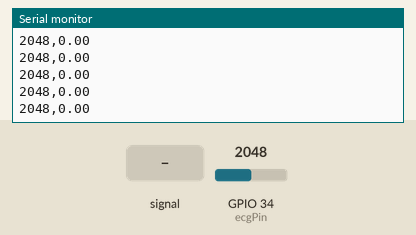
Bench run of a sketch on a simulated ESP32. On the bench: the last lines printed to the serial monitor. The test bench sets the inputs (shaded band); at power-on: GPIO 34 (ecgPin) = 2048.

Above: at 1.2 s.
1.3 s: GPIO 34 (ecgPin) fed a 200 Hz sine of ±327 counts around its level
At 2.1 s:
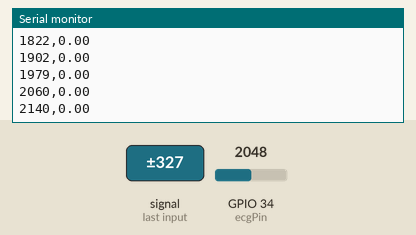
2.8 s: GPIO 34 (ecgPin) set to 2866
At 3.3 s:
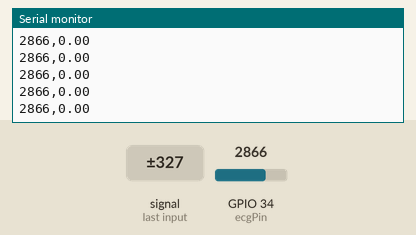
4.3 s: GPIO 34 (ecgPin) fed a 1000 Hz sine of ±1023 counts around its level
5.8 s: GPIO 34 (ecgPin) set to 2047
At 6.8 s:
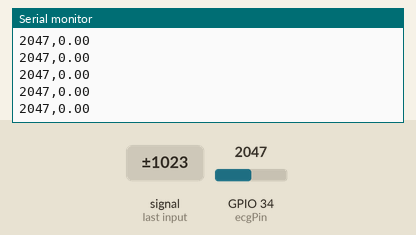
Timing chart, 0 to 8.3 s (numbered marks = the images above; inputs shaded):
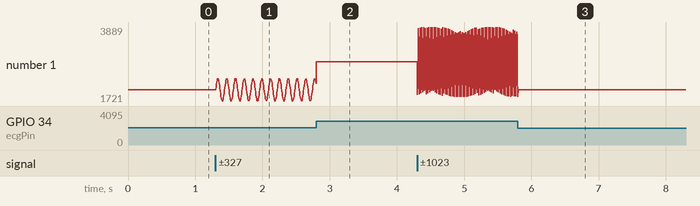

Measured:
- after the input at 1.3 s, the serial monitor: prints a new line at once (image 1)
- plotted number 1: 2048 → 2228 after the input at 1.3 s

The sketch:

sketch.ino
```cpp
#include <Arduino.h>

const int ecgPin = 34;
const int BUFFER_SIZE = 50;
int readings[BUFFER_SIZE];
int readIndex = 0;
unsigned long lastPeakTime = 0;
int threshold = 100;  // Adjust based on your sensor's output
float bpm = 0;

void setup() {
  Serial.begin(115200);
  pinMode(ecgPin, INPUT);

  // Initialize readings buffer
  for (int i = 0; i < BUFFER_SIZE; i++) {
    readings[i] = 0;
  }
}

void loop() {
  int rawValue = analogRead(ecgPin);

  // Store reading
  readings[readIndex] = rawValue;
  readIndex = (readIndex + 1) % BUFFER_SIZE;

  // Find local maximum
  if (readIndex == 0) {
    int max = 0;
    for (int i = 0; i < BUFFER_SIZE; i++) {
      if (readings[i] > max) {
        max = readings[i];
      }
    }

    // If max exceeds threshold, consider it a peak
    if (max > threshold) {
      unsigned long currentTime = millis();
      if (lastPeakTime != 0) {
        float timeDiff = (currentTime - lastPeakTime) / 1000.0;  // Convert to seconds
        float instantBPM = 60.0 / timeDiff;  // Convert to BPM

        // Apply reasonable bounds
        if (instantBPM >= 40 && instantBPM <= 200) {
          // Smooth BPM using moving average
          bpm = (bpm * 0.7) + (instantBPM * 0.3);
        }
      }
      lastPeakTime = currentTime;
    }
  }

  // Send both raw value and calculated BPM
  Serial.print(rawValue);
  Serial.print(",");
  Serial.println(bpm);

  delay(5);  // 200Hz sampling rate
}
```
